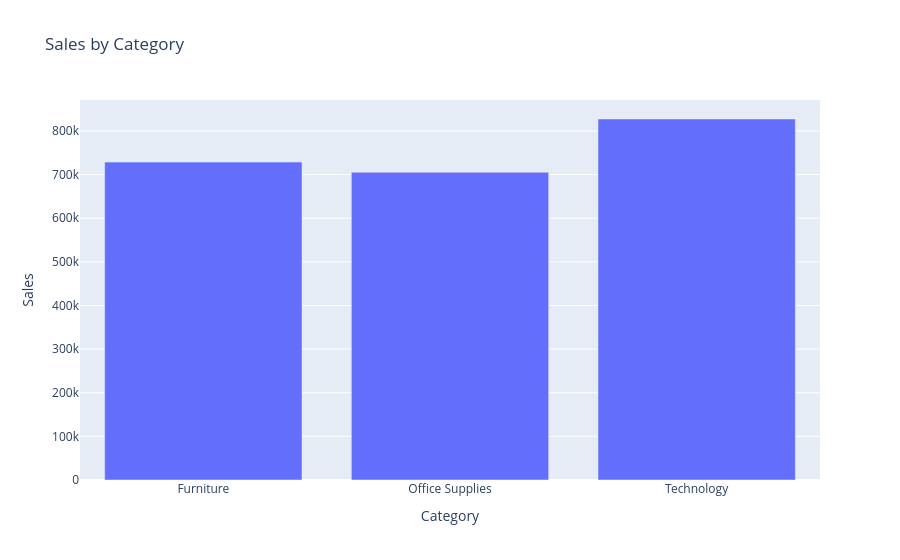

Write notebook code for a chart like this one.
### Code cell
# Plot sales by category
category_dashboard = (
    df.groupby("Category")["Sales"]
    .sum()
    .reset_index()
)

fig = px.bar(
    category_dashboard,
    x="Category",
    y="Sales",
    title="Sales by Category"
)
try:
    fig.write_image("charts/Sales_by_Category.png", width=1200, height=600)
except ValueError as e:
    print("Image export failed:", e)
    print("Install kaleido: pip install --upgrade kaleido")
    fig.write_html("charts/Sales_by_Category.html")
fig.show()

### Figure 1 — Plotly figure (JSON) as saved in the notebook; plotly's stock layout.template omitted (floating-point values rounded to 4 significant figures)
{"data": [{"hovertemplate": "Category=%{x}<br>Sales=%{y}<extra></extra>", "legendgroup": "", "marker": {"color": "#636efa", "pattern": {"shape": ""}}, "name": "", "orientation": "v", "showlegend": false, "textposition": "auto", "type": "bar", "x": ["Furniture", "Office Supplies", "Technology"], "xaxis": "x", "y": [728700.0, 705400.0, 827500.0], "yaxis": "y"}], "layout": {"barmode": "relative", "legend": {"tracegroupgap": 0}, "title": {"text": "Sales by Category"}, "xaxis": {"anchor": "y", "domain": [0, 1], "title": {"text": "Category"}}, "yaxis": {"anchor": "x", "domain": [0, 1], "title": {"text": "Sales"}}}}
